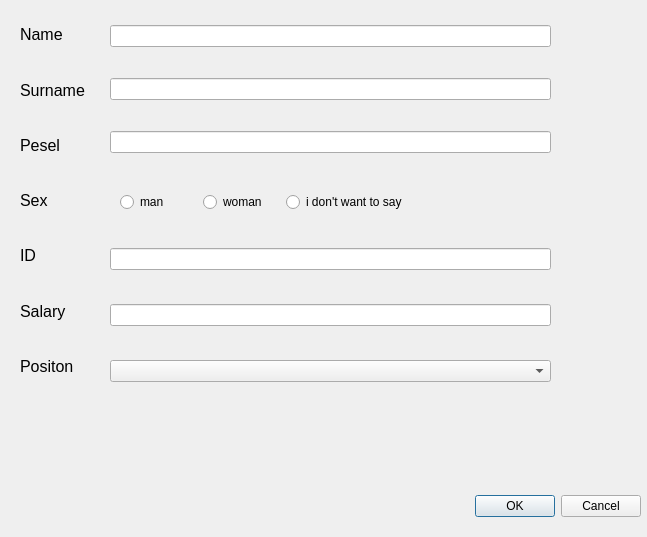
<?xml version="1.0" encoding="UTF-8"?>
<ui version="4.0">
 <class>createworker</class>
 <widget class="QDialog" name="createworker">
  <property name="geometry">
   <rect>
    <x>0</x>
    <y>0</y>
    <width>647</width>
    <height>537</height>
   </rect>
  </property>
  <property name="windowTitle">
   <string>Dialog</string>
  </property>
  <widget class="QDialogButtonBox" name="buttonBox">
   <property name="geometry">
    <rect>
     <x>300</x>
     <y>490</y>
     <width>341</width>
     <height>32</height>
    </rect>
   </property>
   <property name="orientation">
    <enum>Qt::Horizontal</enum>
   </property>
   <property name="standardButtons">
    <set>QDialogButtonBox::Cancel|QDialogButtonBox::Ok</set>
   </property>
  </widget>
  <widget class="QWidget" name="layoutWidget">
   <property name="geometry">
    <rect>
     <x>20</x>
     <y>10</y>
     <width>65</width>
     <height>381</height>
    </rect>
   </property>
   <layout class="QVBoxLayout" name="verticalLayout">
    <item>
     <widget class="QLabel" name="label">
      <property name="font">
       <font>
        <pointsize>12</pointsize>
       </font>
      </property>
      <property name="text">
       <string>Name</string>
      </property>
     </widget>
    </item>
    <item>
     <widget class="QLabel" name="label_2">
      <property name="font">
       <font>
        <pointsize>12</pointsize>
       </font>
      </property>
      <property name="text">
       <string>Surname</string>
      </property>
     </widget>
    </item>
    <item>
     <widget class="QLabel" name="label_3">
      <property name="font">
       <font>
        <pointsize>12</pointsize>
       </font>
      </property>
      <property name="text">
       <string>Pesel</string>
      </property>
     </widget>
    </item>
    <item>
     <widget class="QLabel" name="label_4">
      <property name="font">
       <font>
        <pointsize>12</pointsize>
       </font>
      </property>
      <property name="text">
       <string>Sex</string>
      </property>
     </widget>
    </item>
    <item>
     <widget class="QLabel" name="label_5">
      <property name="font">
       <font>
        <pointsize>12</pointsize>
       </font>
      </property>
      <property name="text">
       <string>ID</string>
      </property>
     </widget>
    </item>
    <item>
     <widget class="QLabel" name="label_6">
      <property name="font">
       <font>
        <pointsize>12</pointsize>
       </font>
      </property>
      <property name="text">
       <string>Salary</string>
      </property>
     </widget>
    </item>
    <item>
     <widget class="QLabel" name="label_7">
      <property name="font">
       <font>
        <pointsize>12</pointsize>
       </font>
      </property>
      <property name="text">
       <string>Positon</string>
      </property>
     </widget>
    </item>
   </layout>
  </widget>
  <widget class="QWidget" name="layoutWidget_2">
   <property name="geometry">
    <rect>
     <x>110</x>
     <y>220</y>
     <width>441</width>
     <height>191</height>
    </rect>
   </property>
   <layout class="QVBoxLayout" name="verticalLayout_4">
    <item>
     <widget class="QLineEdit" name="lineEdit_17">
      <property name="enabled">
       <bool>true</bool>
      </property>
     </widget>
    </item>
    <item>
     <widget class="QLineEdit" name="lineEdit_18">
      <property name="enabled">
       <bool>true</bool>
      </property>
     </widget>
    </item>
    <item>
     <widget class="QComboBox" name="comboBox"/>
    </item>
   </layout>
  </widget>
  <widget class="QWidget" name="layoutWidget">
   <property name="geometry">
    <rect>
     <x>120</x>
     <y>190</y>
     <width>287</width>
     <height>24</height>
    </rect>
   </property>
   <layout class="QHBoxLayout" name="horizontalLayout">
    <item>
     <widget class="QRadioButton" name="radioButton_2">
      <property name="text">
       <string>man</string>
      </property>
     </widget>
    </item>
    <item>
     <widget class="QRadioButton" name="radioButton">
      <property name="text">
       <string>woman</string>
      </property>
     </widget>
    </item>
    <item>
     <widget class="QRadioButton" name="radioButton_3">
      <property name="text">
       <string>i don't want to say</string>
      </property>
     </widget>
    </item>
   </layout>
  </widget>
  <widget class="QWidget" name="layoutWidget">
   <property name="geometry">
    <rect>
     <x>110</x>
     <y>0</y>
     <width>441</width>
     <height>181</height>
    </rect>
   </property>
   <layout class="QVBoxLayout" name="verticalLayout_3">
    <item>
     <widget class="QLineEdit" name="lineEdit_16">
      <property name="enabled">
       <bool>true</bool>
      </property>
     </widget>
    </item>
    <item>
     <widget class="QLineEdit" name="lineEdit_11">
      <property name="enabled">
       <bool>true</bool>
      </property>
     </widget>
    </item>
    <item>
     <widget class="QLineEdit" name="lineEdit_15">
      <property name="enabled">
       <bool>true</bool>
      </property>
     </widget>
    </item>
   </layout>
  </widget>
 </widget>
 <resources/>
 <connections>
  <connection>
   <sender>buttonBox</sender>
   <signal>accepted()</signal>
   <receiver>createworker</receiver>
   <slot>accept()</slot>
   <hints>
    <hint type="sourcelabel">
     <x>248</x>
     <y>254</y>
    </hint>
    <hint type="destinationlabel">
     <x>157</x>
     <y>274</y>
    </hint>
   </hints>
  </connection>
  <connection>
   <sender>buttonBox</sender>
   <signal>rejected()</signal>
   <receiver>createworker</receiver>
   <slot>reject()</slot>
   <hints>
    <hint type="sourcelabel">
     <x>316</x>
     <y>260</y>
    </hint>
    <hint type="destinationlabel">
     <x>286</x>
     <y>274</y>
    </hint>
   </hints>
  </connection>
 </connections>
</ui>
